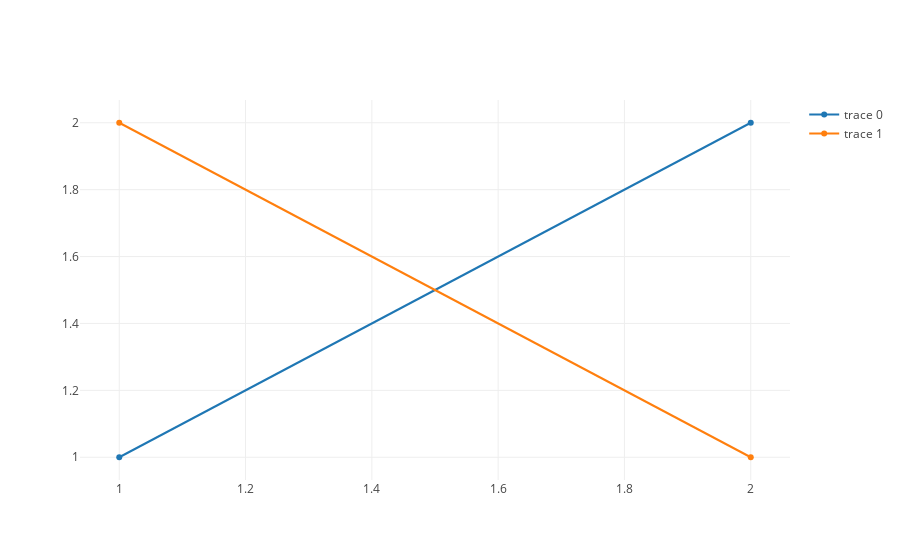
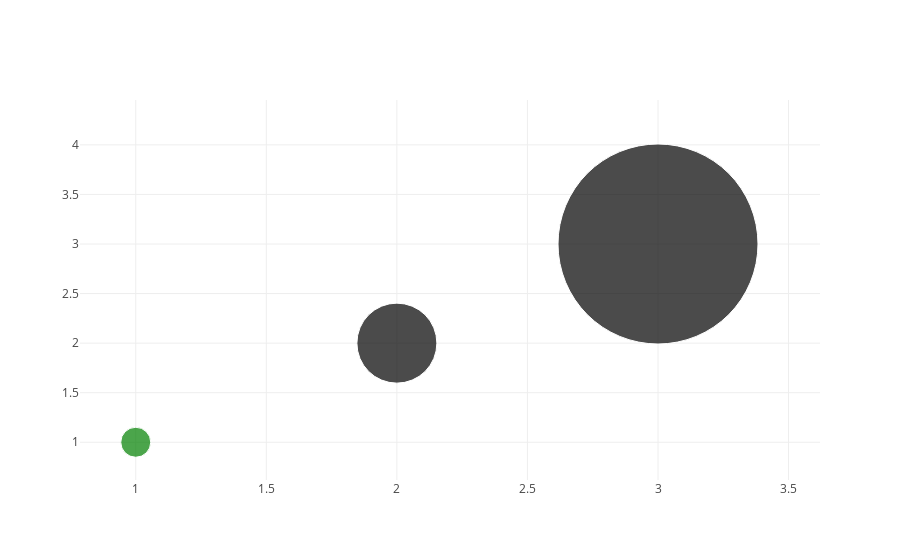

The cell these charts' notebook holds for them, in order:
### Code cell
import plotly.offline as py
from plotly.graph_objs import Scatter, Layout
import plotly.graph_objs as go

py.init_notebook_mode(connected=True)

trace1=go.Scatter(
    x=[1,2],
    y=[1,2]
)
trace2=go.Scatter(
    x=[1,2],
    y=[2,1]
)
py.iplot([trace1, trace2])

trace=Scatter(
    x=[1,2,3],
    y=[1,2,3],
    marker=dict(
        color=['green'],
        size=[30,80,200],
    ),
     mode='markers'
)
py.iplot([trace])

### Figure 1 — Plotly figure (JSON) as saved in the notebook; plotly's stock layout.template omitted (floating-point values rounded to 4 significant figures)
{"data": [{"type": "scatter", "uid": "ebb598ae-32c9-4804-96f9-29a73787ab75", "x": [1, 2], "y": [1, 2]}, {"type": "scatter", "uid": "499538c4-1c21-4b41-9c40-15692dbed300", "x": [1, 2], "y": [2, 1]}], "layout": {"autosize": true, "xaxis": {"autorange": true, "range": [0.938, 2.062], "type": "linear"}, "yaxis": {"autorange": true, "range": [0.9268, 2.073], "type": "linear"}}}

### Figure 2 — Plotly figure (JSON) as saved in the notebook; plotly's stock layout.template omitted (floating-point values rounded to 4 significant figures)
{"data": [{"marker": {"color": ["green"], "size": [30, 80, 200]}, "mode": "markers", "type": "scatter", "uid": "e02eabd8-4f90-4e9e-9661-0287de85e29a", "x": [1, 2, 3], "y": [1, 2, 3]}], "layout": {"autosize": true, "xaxis": {"autorange": true, "range": [0.7902, 3.602], "type": "linear"}, "yaxis": {"autorange": true, "range": [0.3501, 5.791], "type": "linear"}}}
